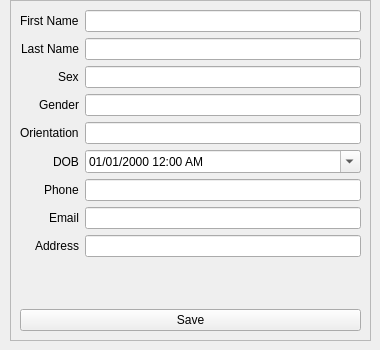
          <widget class="QWidget" name="page2_patientDetails">
           <widget class="QFrame" name="frame_5">
            <property name="geometry">
             <rect>
              <x>10</x>
              <y>0</y>
              <width>361</width>
              <height>341</height>
             </rect>
            </property>
            <property name="frameShape">
             <enum>QFrame::StyledPanel</enum>
            </property>
            <property name="frameShadow">
             <enum>QFrame::Raised</enum>
            </property>
            <layout class="QVBoxLayout" name="verticalLayout_11">
             <item>
              <layout class="QFormLayout" name="formLayout_5">
               <property name="fieldGrowthPolicy">
                <enum>QFormLayout::ExpandingFieldsGrow</enum>
               </property>
               <property name="labelAlignment">
                <set>Qt::AlignRight</set>
               </property>
               <item row="0" column="0">
                <widget class="QLabel" name="editSelf_l1_firstName">
                 <property name="text">
                  <string>First Name</string>
                 </property>
                </widget>
               </item>
               <item row="0" column="1">
                <widget class="QLineEdit" name="editSelf_t1_firstName"/>
               </item>
               <item row="1" column="0">
                <widget class="QLabel" name="editSelf_l2_lastName">
                 <property name="text">
                  <string>Last Name</string>
                 </property>
                </widget>
               </item>
               <item row="1" column="1">
                <widget class="QLineEdit" name="editSelf_t2_lastName"/>
               </item>
               <item row="2" column="0">
                <widget class="QLabel" name="editSelf_l3_sex">
                 <property name="text">
                  <string>Sex</string>
                 </property>
                </widget>
               </item>
               <item row="2" column="1">
                <widget class="QLineEdit" name="editSelf_t3_sex"/>
               </item>
               <item row="3" column="0">
                <widget class="QLabel" name="editSelf_l4_gender">
                 <property name="text">
                  <string>Gender</string>
                 </property>
                </widget>
               </item>
               <item row="3" column="1">
                <widget class="QLineEdit" name="editSelf_t4_gender"/>
               </item>
               <item row="4" column="0">
                <widget class="QLabel" name="editSelf_l5_orientation">
                 <property name="text">
                  <string>Orientation</string>
                 </property>
                </widget>
               </item>
               <item row="4" column="1">
                <widget class="QLineEdit" name="editSelf_t5_orientation"/>
               </item>
               <item row="6" column="0">
                <widget class="QLabel" name="editSelf_l7_phone">
                 <property name="text">
                  <string>Phone</string>
                 </property>
                </widget>
               </item>
               <item row="6" column="1">
                <widget class="QLineEdit" name="editSelf_t7_phone"/>
               </item>
               <item row="7" column="0">
                <widget class="QLabel" name="editSelf_l8_email">
                 <property name="text">
                  <string>Email</string>
                 </property>
                </widget>
               </item>
               <item row="7" column="1">
                <widget class="QLineEdit" name="editSelf_t8_email"/>
               </item>
               <item row="8" column="0">
                <widget class="QLabel" name="editSelf_l9_address">
                 <property name="text">
                  <string>Address</string>
                 </property>
                </widget>
               </item>
               <item row="8" column="1">
                <widget class="QLineEdit" name="editSelf_t9_address"/>
               </item>
               <item row="5" column="0">
                <widget class="QLabel" name="editSelf_l6_dob">
                 <property name="text">
                  <string>DOB</string>
                 </property>
                </widget>
               </item>
               <item row="5" column="1">
                <widget class="QDateTimeEdit" name="editSelf_t6_dob">
                 <property name="sizePolicy">
                  <sizepolicy hsizetype="Expanding" vsizetype="Fixed">
                   <horstretch>0</horstretch>
                   <verstretch>0</verstretch>
                  </sizepolicy>
                 </property>
                 <property name="dateTime">
                  <datetime>
                   <hour>0</hour>
                   <minute>0</minute>
                   <second>0</second>
                   <year>2000</year>
                   <month>1</month>
                   <day>1</day>
                  </datetime>
                 </property>
                 <property name="displayFormat">
                  <string>MM/dd/yyyy h:mm AP</string>
                 </property>
                 <property name="calendarPopup">
                  <bool>true</bool>
                 </property>
                </widget>
               </item>
              </layout>
             </item>
             <item>
              <layout class="QHBoxLayout" name="updateCancelLayout_5">
               <item>
                <widget class="QPushButton" name="savePatientInfo">
                 <property name="text">
                  <string>Save</string>
                 </property>
                </widget>
               </item>
              </layout>
             </item>
            </layout>
           </widget>
          </widget>
